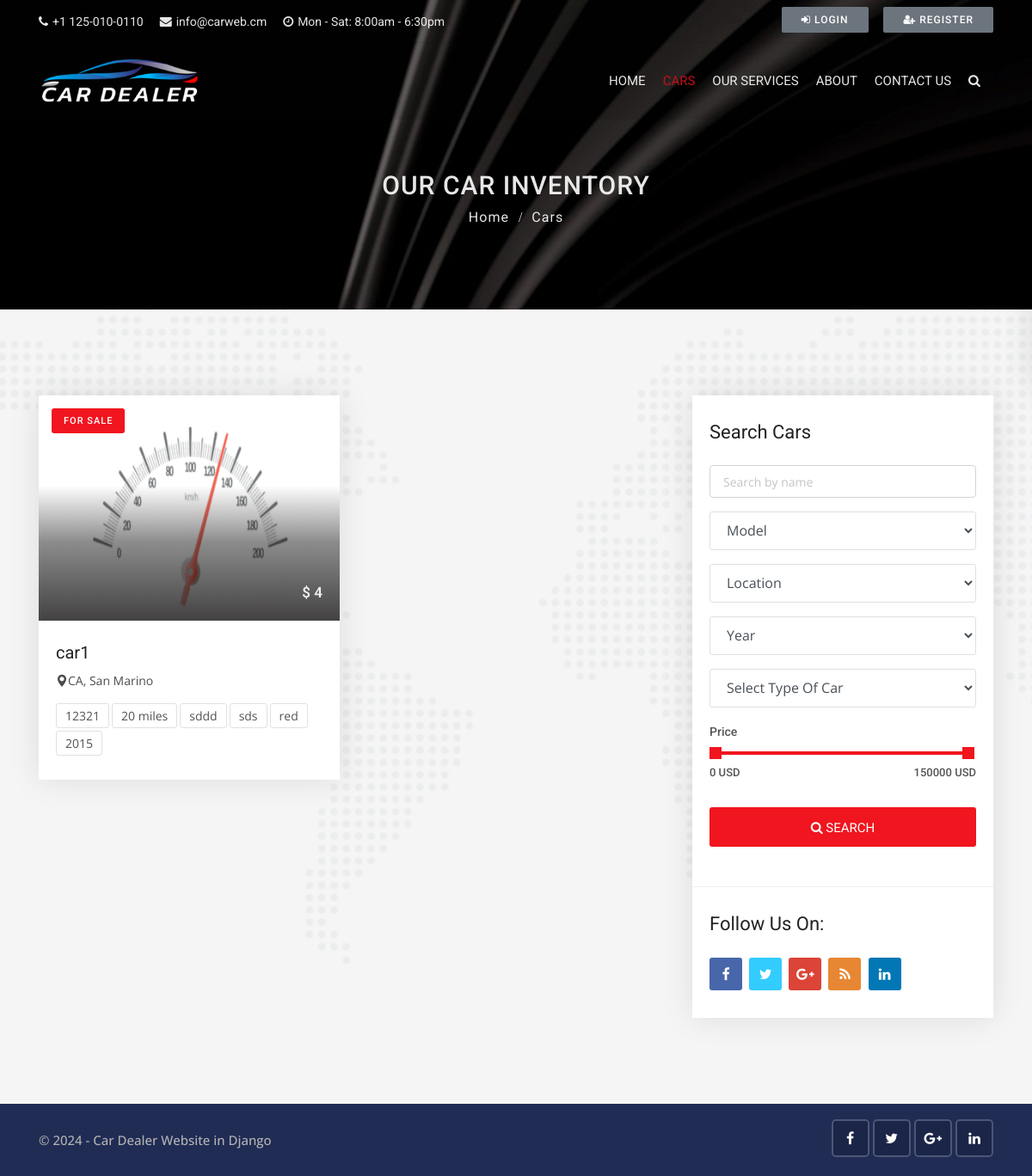
Screenshot of /cars/ with the database file from the repository.
### cars/models.py (models this page shows, shortened)
class Car(models.Model):
    state_choice = (
        ('AL', 'Alabama'),
        ('AK', 'Alaska'),
        ('AZ', 'Arizona'),
        ('AR', 'Arkansas'),
        ('CA', 'California'),
        ('CO', 'Colorado'),
        ('CT', 'Connecticut'),
        ('DE', 'Delaware'),
        ('DC', 'District Of Columbia'),
        ('FL', 'Florida'),
        ('GA', 'Georgia'),
        ('HI', 'Hawaii'),
        ('ID', 'Idaho'),
        ('IL', 'Illinois'),
        ('IN', 'Indiana'),
        ('IA', 'Iowa'),
        ('KS', 'Kansas'),
        ('KY', 'Kentucky'),
        ('LA', 'Louisiana'),
        ('ME', 'Maine'),
        ('MD', 'Maryland'),
        ('MA', 'Massachusetts'),
        ('MI', 'Michigan'),
        ('MN', 'Minnesota'),
        ('MS', 'Mississippi'),
        ('MO', 'Missouri'),
        ('MT', 'Montana'),
        ('NE', 'Nebraska'),
        ('NV', 'Nevada'),
        ('NH', 'New Hampshire'),
        ('NJ', 'New Jersey'),
        ('NM', 'New Mexico'),
        ('NY', 'New York'),
        ('NC', 'North Carolina'),
        ('ND', 'North Dakota'),
        ('OH', 'Ohio'),
        ('OK', 'Oklahoma'),
        ('OR', 'Oregon'),
        ('PA', 'Pennsylvania'),
        ('RI', 'Rhode Island'),
        ('SC', 'South Carolina'),
        ('SD', 'South Dakota'),
        ('TN', 'Tennessee'),
        ('TX', 'Texas'),
        ('UT', 'Utah'),
        ('VT', 'Vermont'),
        ('VA', 'Virginia'),
        ('WA', 'Washington'),
        ('WV', 'West Virginia'),
        ('WI', 'Wisconsin'),
        ('WY', 'Wyoming'),
    )
    year_choice = []
    for r in range(2000, (datetime.now().year+1)):
        year_choice.append((r,r))
    features_choices = (
        ('Cruise Control', 'Cruise Control'),
        ('Audio Interface', 'Audio Interface'),
        ('Airbags', 'Airbags'),
        ('Air Conditioning', 'Air Conditioning'),
        ('Seat Heating', 'Seat Heating'),
        ('Alarm System', 'Alarm System'),
        ('ParkAssist', 'ParkAssist'),
        ('Power Steering', 'Power Steering'),
        ('Reversing Camera', 'Reversing Camera'),
        ('Direct Fuel Injection', 'Direct Fuel Injection'),
        ('Auto Start/Stop', 'Auto Start/Stop'),
        ('Wind Deflector', 'Wind Deflector'),
        ('Bluetooth Handset', 'Bluetooth Handset'),
    )
    door_choices = (
        ('2', '2'),
        ('3', '3'),
        ('4', '4'),
        ('5', '5'),
        ('6', '6'),
    )
    car_title = models.CharField(max_length=255)
    state = models.CharField(choices=state_choice, max_length=100)
    city = models.CharField(max_length=100)
    color = models.CharField(max_length=100)
    model = models.CharField(max_length=100)
    year = models.IntegerField(('year'), choices=year_choice)
    condition = models.CharField(max_length=100)
    price = models.IntegerField()
    description = RichTextField()
    car_photo = models.ImageField(upload_to='photos/%Y/%m/%d/')
    car_photo_1 = models.ImageField(upload_to='photos/%Y/%m/%d/', blank=True)
    car_photo_2 = models.ImageField(upload_to='photos/%Y/%m/%d/', blank=True)
    car_photo_3 = models.ImageField(upload_to='photos/%Y/%m/%d/', blank=True)
    car_photo_4 = models.ImageField(upload_to='photos/%Y/%m/%d/', blank=True)
    features = MultiSelectField(choices=features_choices)
    body_style = models.CharField(max_length=100)
    engine = models.CharField(max_length=100)
    transmission = models.CharField(max_length=100)
    interior = models.CharField(max_length=100)
    miles = models.IntegerField()
    doors = models.CharField(choices=door_choices, max_length=10)
    passengers = models.IntegerField()
    vin_no = models.CharField(max_length=100)
    milage = models.IntegerField()
    fuel_type = models.CharField(max_length=50)
    no_of_owners = models.CharField(max_length=100)
    is_featured = models.BooleanField(default=False)
    created_date = models.DateTimeField(default=datetime.now, blank=True)

### cars/views.py (the view)
# urls.py: path('cars/', include('cars.urls')),
def cars(request):
    cars = Car.objects.order_by('-created_date')
    paginator = Paginator(cars, 4)
    page = request.GET.get('page')
    paged_cars = paginator.get_page(page)
    model_search = Car.objects.values_list('model', flat=True).distinct()
    city_search = Car.objects.values_list('city', flat=True).distinct()
    year_search = Car.objects.values_list('year', flat=True).distinct()
    body_style_search = Car.objects.values_list('body_style', flat=True).distinct()
    data = {
        'cars': paged_cars,
        'model_search': model_search,
        'city_search': city_search,
        'year_search': year_search,
        'body_style_search': body_style_search,
    }
    return render(request, 'cars/cars.html', data)

### templates/cars/cars.html (shortened to what this page needs)
{% extends 'base.html' %}
{% block content %}
{% load humanize %}
<div class="sub-banner overview-bgi">
    <div class="container breadcrumb-area">
        <div class="breadcrumb-areas">
            <h1>Our Car Inventory</h1>
            <ul class="breadcrumbs">
                <li><a href="{% url 'home' %}">Home</a></li>
                <li class="active">Cars</li>
            </ul>
        </div>
    </div>
</div>
<div class="featured-car content-area">
    <div class="container">
        <div class="row">
            <div class="col-lg-8 col-md-12">
                <div class="row">
                  {% for car in cars %}
                    <div class="col-lg-6 col-md-6">
                        <div class="car-box-3">
                            <div class="car-thumbnail">
                                <a href="{% url 'car_detail' car.id %}" class="car-img">
                                    <div class="tag">For Sale</div>
                                    <div class="price-box">
                                        <span>$ {{car.price | intcomma }}</span>
                                    </div>
                                    <img class="d-block w-100" src="{{car.car_photo.url}}" alt="car"  style="min-height: 262px; max-height: 262px;">
                                </a>
                            </div>
                            <div class="detail">
                                <h1 class="title">
                                    <a href="{% url 'car_detail' car.id %}">{{car.car_title}}</a>
                                </h1>
                                <div class="location">
                                    <a href="{% url 'car_detail' car.id %}">
                                        <i class="flaticon-pin"></i>{{car.state}}, {{car.city}}
                                    </a>
                                </div>
                                <ul class="facilities-list clearfix">
                                    <li>{{car.fuel_type}}</li>
                                    <li>{{car.miles | intcomma }} miles</li>
                                    <li>{{car.transmission}}</li>
                                    <li>{{car.body_style}}</li>
                                    <li>{{car.color}}</li>
                                    <li>{{car.year}}</li>
                                </ul>
                            </div>
                        </div>
                    </div>
            {% endfor %}
                </div>
            </div>
            <div class="col-lg-4 col-md-12">
                <div class="sidebar-right">
                    <div class="widget advanced-search2">
                        <h3 class="sidebar-title">Search Cars</h3>
                        <form action="{% url 'search' %}" method="">
                            <div class="form-group">
                                <input type="text" name="keyword" placeholder="Search by name" class="form-control">
                            </div>
                            <div class="form-group">
                                <select class="form-control search-fields" name="model">
                                    <option selected="true" disabled="disabled">Model</option>
                                </select>
                            </div>
                            <div class="form-group">
                                <select class="form-control search-fields" name="city">
                                    <option selected="true" disabled="disabled">Location</option>
                                </select>
                            </div>
                            <div class="form-group">
                                <select class="form-control search-fields" name="year">
                                    <option selected="true" disabled="disabled">Year</option>
                                </select>
                            </div>
                            <div class="form-group">
                                <select class="form-control search-fields" name="body_style">
                                    <option selected="true" disabled="disabled">Select Type Of Car</option>
                                </select>
                            </div>
                            <div class="range-slider clearfix">
                                            <label>Price</label>
                                            <div data-min="0" data-max="150000"  data-min-name="min_price" data-max-name="max_price" data-unit="USD" class="range-slider-ui ui-slider" aria-disabled="false"></div>
                                        </div>
                            <div class="form-group">
                                <button class="btn btn-block button-theme btn-md">
                                    <i class="fa fa-search"></i> Search
                                </button>
                            </div>
                        </form>
                    </div>
                    <div class="widget question widget-3">
                        <h5 class="sidebar-title">Follow Us On:</h5>
                        <div class="social-list clearfix">
                            <ul>
                                <li><a href="https://codeastro.com/" class="facebook-bg"><i class="fa fa-facebook"></i></a></li>
                                <li><a href="https://codeastro.com/" class="twitter-bg"><i class="fa fa-twitter"></i></a></li>
                                <li><a href="https://codeastro.com/" class="google-bg"><i class="fa fa-google-plus"></i></a></li>
                                <li><a href="https://codeastro.com/" class="rss-bg"><i class="fa fa-rss"></i></a></li>
                                <li><a href="https://codeastro.com/" class="linkedin-bg"><i class="fa fa-linkedin"></i></a></li>
                            </ul>
                        </div>
                    </div>
                </div>
            </div>
        </div>
    </div>
</div>
{% endblock %}

### cardealer/static/css/skins/red.css (style rules this page uses)
.button-theme { background:#f0151f; }
.tag { background:#f0151f; }

### rows the page displays
Car: price "4", car_photo (picture), car_title "car1", state "CA", city "San Marino", fuel_type "12321", miles "20", transmission "sddd", body_style "sds", color "red", year "2015"
